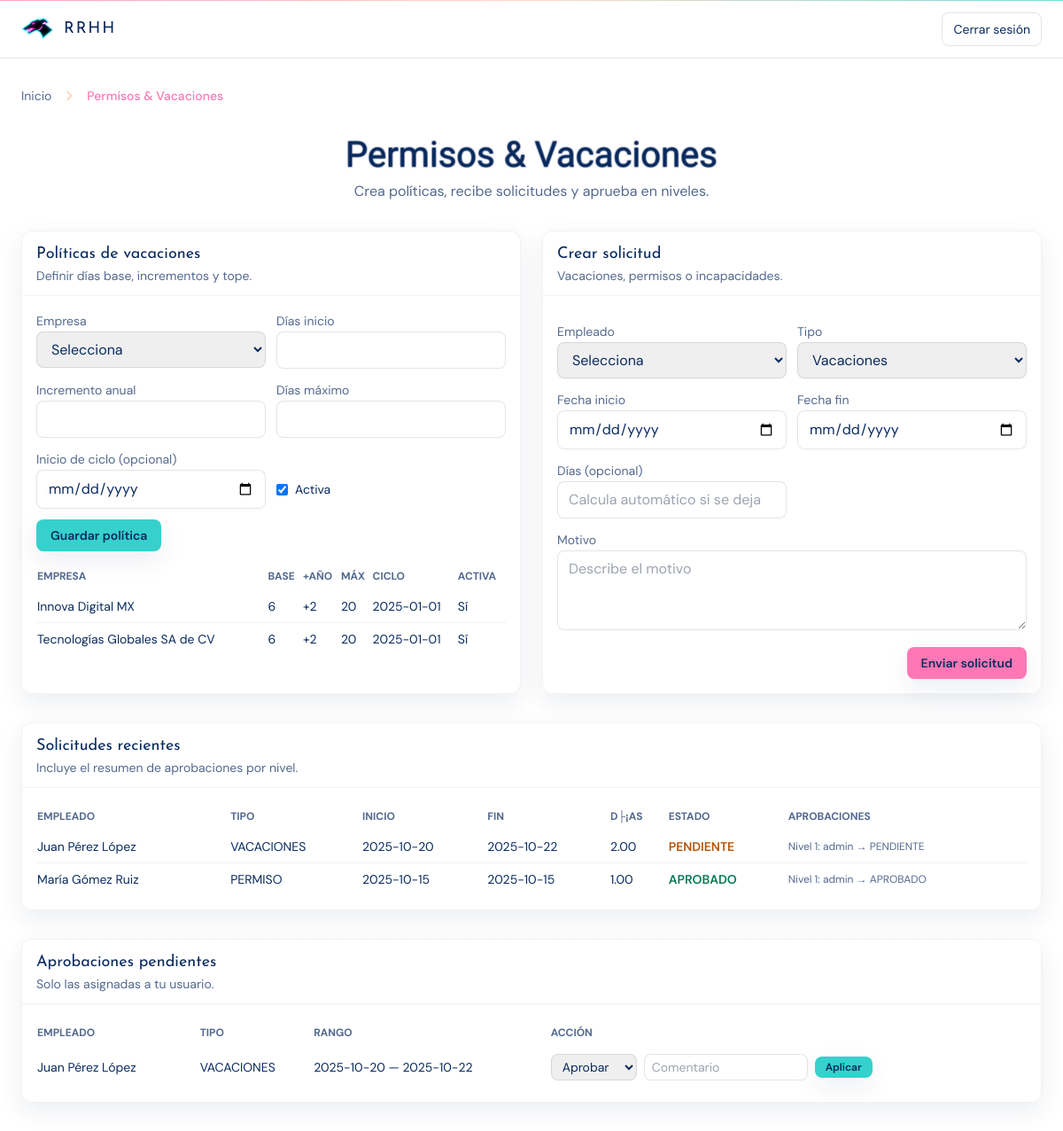
Page /public/index.php?controller=permiso&action=index (signed in) on the committed database.
### tables this page shows
CREATE TABLE `politicas_vacaciones` (
  `id_politica` int(11) NOT NULL COMMENT 'Identificador de política',
  `id_empresa` int(11) NOT NULL COMMENT 'Empresa',
  `dias_inicio` int(11) NOT NULL DEFAULT 6 COMMENT 'Días base al primer año',
  `incremento_anual` int(11) NOT NULL DEFAULT 2 COMMENT 'Incremento por antigüedad',
  `dias_max` int(11) NOT NULL DEFAULT 20 COMMENT 'Tope máximo de días',
  `periodo_anual_inicio` date DEFAULT NULL COMMENT 'Inicio del ciclo anual (opcional)',
  `activa` tinyint(1) NOT NULL DEFAULT 1 COMMENT 'Política activa'
);

CREATE TABLE `empresas` (
  `id_empresa` int(11) NOT NULL COMMENT 'Identificador de la empresa',
  `nombre` varchar(120) NOT NULL COMMENT 'Nombre legal/comercial',
  `rfc` varchar(20) DEFAULT NULL COMMENT 'Registro fiscal',
  `correo_contacto` varchar(120) DEFAULT NULL COMMENT 'Correo de contacto',
  `telefono` varchar(20) DEFAULT NULL COMMENT 'Teléfono principal',
  `direccion` text DEFAULT NULL COMMENT 'Domicilio completo',
  `activa` tinyint(1) NOT NULL DEFAULT 1 COMMENT 'Empresa activa'
);

CREATE TABLE `solicitudes_permiso` (
  `id_solicitud` int(11) NOT NULL COMMENT 'Identificador de solicitud',
  `id_empleado` int(11) NOT NULL COMMENT 'Empleado solicitante',
  `tipo` enum('VACACIONES','PERMISO','INCAPACIDAD','OTRO') NOT NULL COMMENT 'Tipo de ausencia',
  `fecha_inicio` date NOT NULL COMMENT 'Fecha de inicio',
  `fecha_fin` date NOT NULL COMMENT 'Fecha de fin',
  `dias` decimal(5,2) NOT NULL COMMENT 'Días solicitados',
  `motivo` varchar(200) DEFAULT NULL COMMENT 'Motivo/justificación',
  `estado` enum('PENDIENTE','APROBADO','RECHAZADO','CANCELADO') NOT NULL DEFAULT 'PENDIENTE' COMMENT 'Estado del flujo',
  `documento` varchar(255) DEFAULT NULL COMMENT 'Ruta al comprobante',
  `creado_por` int(11) NOT NULL COMMENT 'Usuario creador',
  `creado_en` datetime NOT NULL DEFAULT current_timestamp() COMMENT 'Fecha/hora de creación',
  `actualizado_en` datetime DEFAULT NULL COMMENT 'Última actualización'
);

CREATE TABLE `empleados` (
  `id_empleado` int(11) NOT NULL COMMENT 'Identificador del empleado',
  `id_usuario` int(11) DEFAULT NULL COMMENT 'Usuario del sistema (si aplica)',
  `id_puesto` int(11) NOT NULL COMMENT 'Puesto actual',
  `id_turno` int(11) DEFAULT NULL COMMENT 'Turno asignado',
  `id_ubicacion` int(11) DEFAULT NULL COMMENT 'Ubicación de trabajo',
  `nombre` varchar(120) NOT NULL COMMENT 'Nombre completo',
  `curp` varchar(18) DEFAULT NULL COMMENT 'CURP (si aplica)',
  `rfc` varchar(13) DEFAULT NULL COMMENT 'RFC (si aplica)',
  `nss` varchar(15) DEFAULT NULL COMMENT 'Número de seguro social',
  `fecha_nacimiento` date DEFAULT NULL COMMENT 'Fecha de nacimiento',
  `genero` enum('M','F','OTRO') NOT NULL DEFAULT 'OTRO' COMMENT 'Género',
  `estado_civil` varchar(20) DEFAULT NULL COMMENT 'Estado civil',
  `direccion` text DEFAULT NULL COMMENT 'Domicilio particular',
  `telefono` varchar(20) DEFAULT NULL COMMENT 'Teléfono de contacto',
  `correo` varchar(120) DEFAULT NULL COMMENT 'Correo personal',
  `fecha_ingreso` date NOT NULL COMMENT 'Fecha de ingreso',
  `fecha_baja` date DEFAULT NULL COMMENT 'Fecha de baja (si aplica)',
  `estado` enum('ACTIVO','BAJA') NOT NULL DEFAULT 'ACTIVO' COMMENT 'Estado laboral',
  `jefe_inmediato` int(11) DEFAULT NULL COMMENT 'ID del jefe inmediato'
);

CREATE TABLE `aprobaciones_permiso` (
  `id_aprobacion` int(11) NOT NULL COMMENT 'Identificador de aprobación',
  `id_solicitud` int(11) NOT NULL COMMENT 'Solicitud asociada',
  `aprobador` int(11) NOT NULL COMMENT 'Usuario aprobador',
  `nivel` smallint(6) NOT NULL DEFAULT 1 COMMENT 'Nivel de aprobación',
  `decision` enum('PENDIENTE','APROBADO','RECHAZADO') NOT NULL DEFAULT 'PENDIENTE' COMMENT 'Decisión',
  `comentario` varchar(200) DEFAULT NULL COMMENT 'Comentario del aprobador',
  `decidido_en` datetime DEFAULT NULL COMMENT 'Fecha/hora de decisión'
);

### public/views/permisos/list.php (the view, shortened to what the rows shown need)
<?php
require_once __DIR__ . '/../../../config/paths.php';
?>
<!DOCTYPE html>
<html lang="es">
<head>
  <script src="https://cdn.tailwindcss.com"></script>
  <link rel="stylesheet" href="<?= asset('css/vice.css') ?>">
</head>
<body class="min-h-screen bg-white text-vc-ink font-sans relative">
  <main class="mx-auto max-w-7xl px-4 sm:px-6 py-8 relative space-y-8">
    <section class="text-center">
      <h1 class="vice-title text-[40px] leading-tight text-vc-ink">Permisos & Vacaciones</h1>
    </section>
    <div class="grid grid-cols-1 lg:grid-cols-2 gap-6">
      <div class="rounded-xl border border-black/5 bg-white/80 shadow-soft">
        <div class="flex items-center justify-between px-4 py-3 border-b border-black/5">
          <div>
            <h2 class="font-display text-lg text-vc-ink">Políticas de vacaciones</h2>
          </div>
        </div>
        <div class="p-4 space-y-3">
          <div class="overflow-x-auto">
            <table class="min-w-full text-sm">
              <thead class="text-xs uppercase text-muted-ink">
                <tr>
                  <th class="text-left py-2">Empresa</th>
                  <th class="text-left py-2">Base</th>
                  <th class="text-left py-2">+Año</th>
                  <th class="text-left py-2">Máx</th>
                  <th class="text-left py-2">Ciclo</th>
                  <th class="text-left py-2">Activa</th>
                </tr>
              </thead>
              <tbody class="divide-y divide-black/5">
                <?php foreach ($politicas as $p): ?>
                  <tr>
                    <td class="py-2 pr-3"><?= htmlspecialchars($p['empresa_nombre'], ENT_QUOTES, 'UTF-8') ?></td>
                    <td class="py-2"><?= (int)$p['dias_inicio'] ?></td>
                    <td class="py-2">+<?= (int)$p['incremento_anual'] ?></td>
                    <td class="py-2"><?= (int)$p['dias_max'] ?></td>
                    <td class="py-2"><?= htmlspecialchars((string)$p['periodo_anual_inicio'], ENT_QUOTES, 'UTF-8') ?></td>
                    <td class="py-2"><?= ((int)$p['activa'] === 1) ? 'Sí' : 'No' ?></td>
                  </tr>
                <?php endforeach; ?>
              </tbody>
            </table>
          </div>
        </div>
      </div>
      <div class="rounded-xl border border-black/5 bg-white/80 shadow-soft">
        <div class="flex items-center justify-between px-4 py-3 border-b border-black/5">
          <div>
            <h2 class="font-display text-lg text-vc-ink">Crear solicitud</h2>
          </div>
        </div>
      </div>
    </div>
    <div class="rounded-xl border border-black/5 bg-white/80 shadow-soft">
      <div class="flex items-center justify-between px-4 py-3 border-b border-black/5">
        <div>
          <h2 class="font-display text-lg text-vc-ink">Solicitudes recientes</h2>
        </div>
      </div>
      <div class="p-4 overflow-x-auto">
        <table class="min-w-full text-sm">
          <thead class="text-xs uppercase text-muted-ink">
            <tr>
              <th class="text-left py-2">Empleado</th>
              <th class="text-left py-2">Tipo</th>
              <th class="text-left py-2">Inicio</th>
              <th class="text-left py-2">Fin</th>
              <th class="text-left py-2">D├¡as</th>
              <th class="text-left py-2">Estado</th>
              <th class="text-left py-2">Aprobaciones</th>
            </tr>
          </thead>
          <tbody class="divide-y divide-black/5">
            <?php foreach ($solicitudes as $s): ?>
              <tr>
                <td class="py-2 pr-3"><?= htmlspecialchars($s['empleado_nombre'], ENT_QUOTES, 'UTF-8') ?></td>
                <td class="py-2"><?= htmlspecialchars($s['tipo'], ENT_QUOTES, 'UTF-8') ?></td>
                <td class="py-2"><?= htmlspecialchars($s['fecha_inicio'], ENT_QUOTES, 'UTF-8') ?></td>
                <td class="py-2"><?= htmlspecialchars($s['fecha_fin'], ENT_QUOTES, 'UTF-8') ?></td>
                <td class="py-2"><?= htmlspecialchars((string)$s['dias'], ENT_QUOTES, 'UTF-8') ?></td>
                <td class="py-2 font-semibold <?= $s['estado'] === 'APROBADO' ? 'text-emerald-700' : ($s['estado'] === 'RECHAZADO' ? 'text-rose-700' : 'text-amber-700') ?>"><?= htmlspecialchars($s['estado'], ENT_QUOTES, 'UTF-8') ?></td>
                <td class="py-2 text-xs text-muted-ink max-w-[220px]"><?= htmlspecialchars((string)$s['aprobaciones'], ENT_QUOTES, 'UTF-8') ?></td>
              </tr>
            <?php endforeach; ?>
          </tbody>
        </table>
      </div>
    </div>
    <div class="rounded-xl border border-black/5 bg-white/80 shadow-soft">
      <div class="flex items-center justify-between px-4 py-3 border-b border-black/5">
        <div>
          <h2 class="font-display text-lg text-vc-ink">Aprobaciones pendientes</h2>
        </div>
      </div>
      <div class="p-4 overflow-x-auto">
        <table class="min-w-full text-sm">
          <thead class="text-xs uppercase text-muted-ink">
            <tr>
              <th class="text-left py-2">Empleado</th>
              <th class="text-left py-2">Tipo</th>
              <th class="text-left py-2">Rango</th>
              <th class="text-left py-2">Acción</th>
            </tr>
          </thead>
          <tbody class="divide-y divide-black/5">
            <?php foreach ($pendientes as $p): ?>
              <tr>
                <td class="py-2 pr-3"><?= htmlspecialchars($p['empleado_nombre'], ENT_QUOTES, 'UTF-8') ?></td>
                <td class="py-2"><?= htmlspecialchars($p['tipo'], ENT_QUOTES, 'UTF-8') ?></td>
                <td class="py-2"><?= htmlspecialchars($p['fecha_inicio'], ENT_QUOTES, 'UTF-8') ?> — <?= htmlspecialchars($p['fecha_fin'], ENT_QUOTES, 'UTF-8') ?></td>
                <td class="py-2">
                  <form class="flex items-center gap-2" method="POST" action="<?= url('index.php?controller=permiso&action=decidir') ?>">
                    <select name="decision" class="rounded-lg border border-black/10 px-2 py-1 text-sm">
                      <option value="APROBADO">Aprobar</option>
                    </select>
                    <input type="text" name="comentario" placeholder="Comentario" class="rounded-lg border border-black/10 px-2 py-1 text-sm">
                    <button type="submit" class="rounded-lg bg-vc-teal px-3 py-1 text-xs font-semibold text-vc-ink shadow-soft">Aplicar</button>
                  </form>
                </td>
              </tr>
            <?php endforeach; ?>
          </tbody>
        </table>
      </div>
    </div>
  </main>
</body>
</html>

### rows in the picture
politicas_vacaciones: id_empresa.nombre "Innova Digital MX", dias_inicio "6", incremento_anual "2", dias_max "20", periodo_anual_inicio "2025-01-01", activa "Sí"
politicas_vacaciones: id_empresa.nombre "Tecnologías Globales SA de CV", dias_inicio "6", incremento_anual "2", dias_max "20", periodo_anual_inicio "2025-01-01", activa "Sí"
solicitudes_permiso: id_empleado.nombre "Juan Pérez López", tipo "VACACIONES", fecha_inicio "2025-10-20", fecha_fin "2025-10-22", dias "2.00", estado "PENDIENTE", aprobaciones "Nivel 1: admin → PENDIENTE"
solicitudes_permiso: id_empleado.nombre "María Gómez Ruiz", tipo "PERMISO", fecha_inicio "2025-10-15", fecha_fin "2025-10-15", dias "1.00", estado "APROBADO", aprobaciones "Nivel 1: admin → APROBADO"
aprobaciones_permiso: empleados.nombre "Juan Pérez López", id_solicitud.tipo "VACACIONES", id_solicitud.fecha_inicio "2025-10-20", id_solicitud.fecha_fin "2025-10-22"
